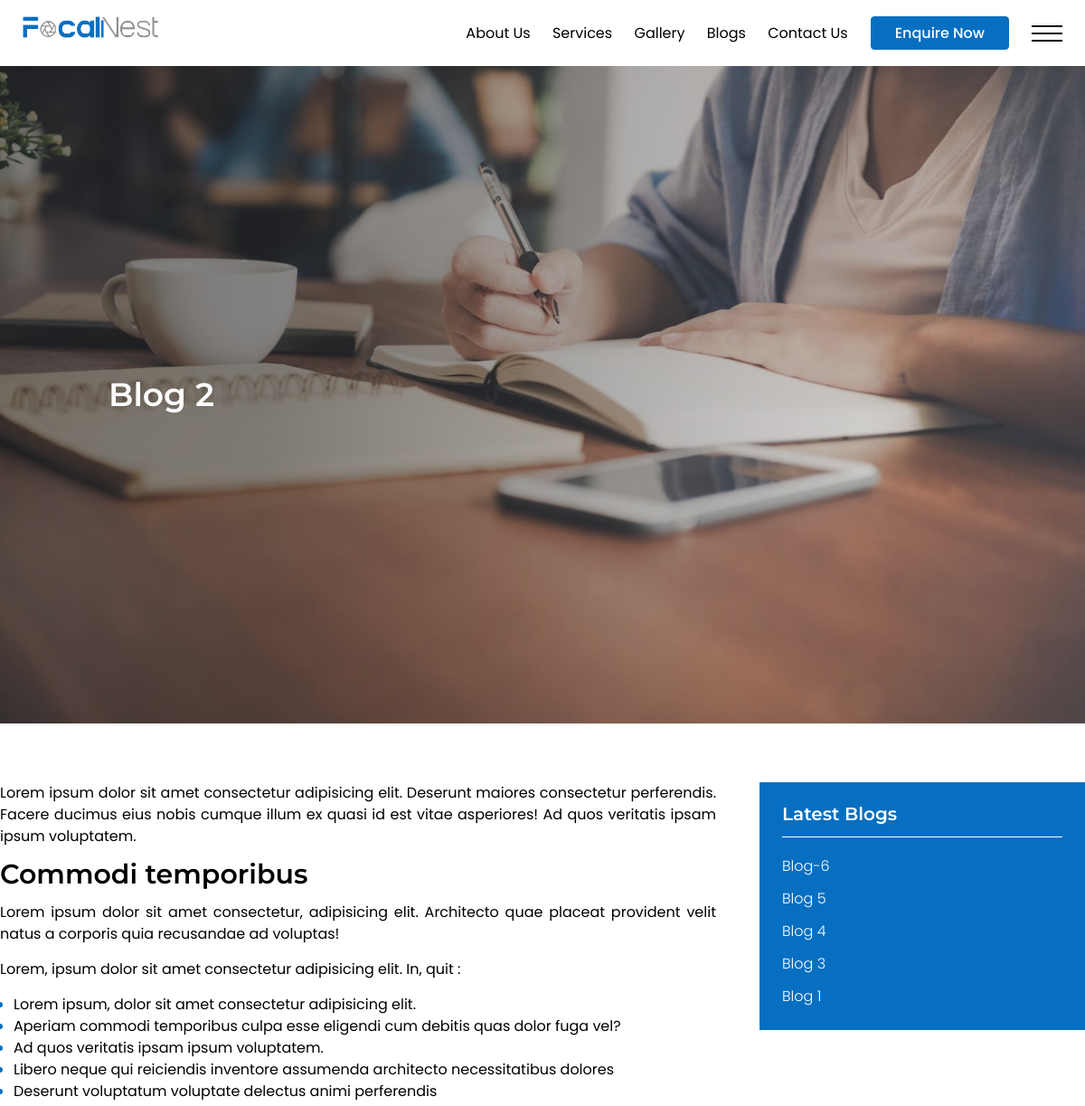
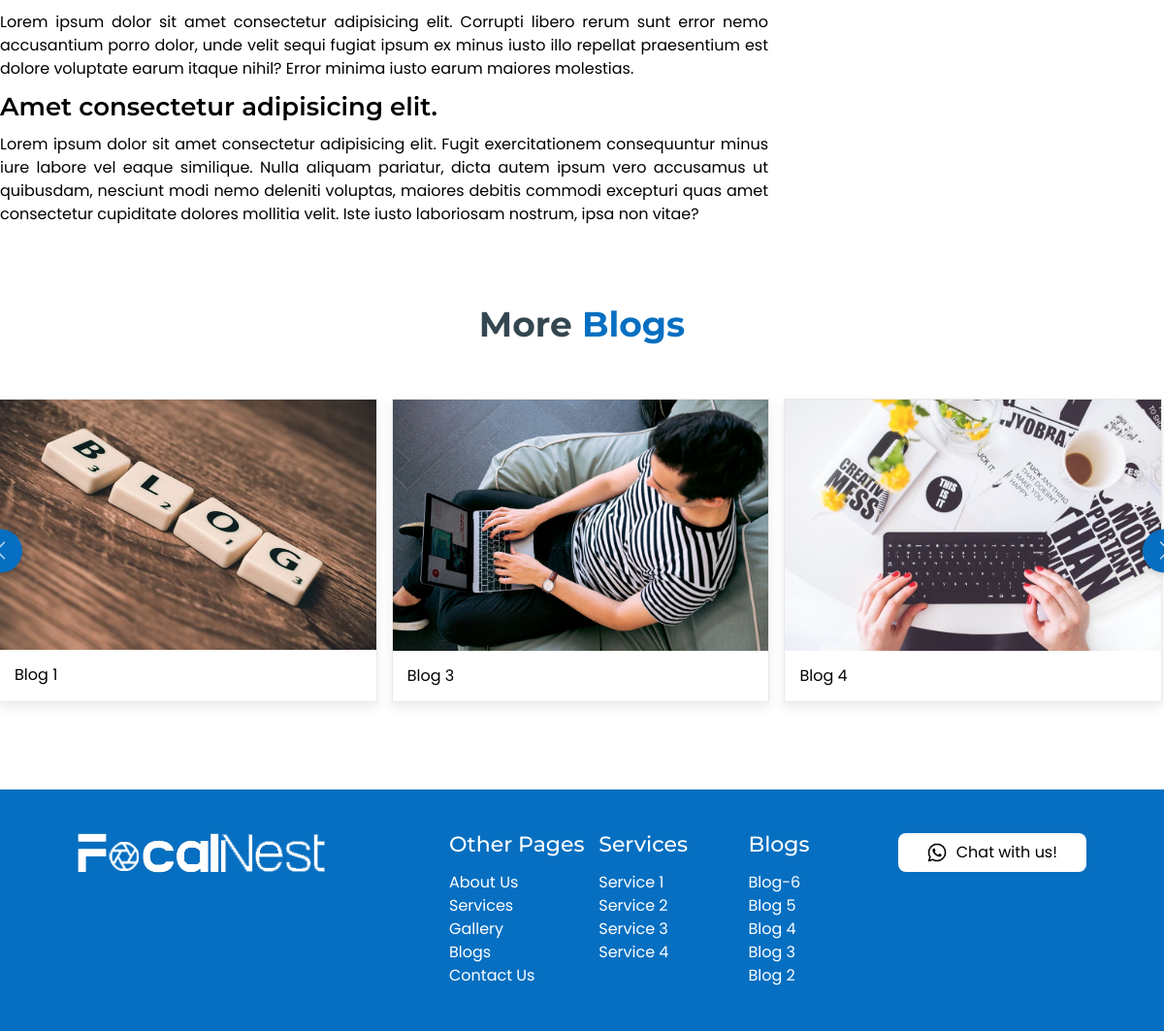
Page /blog/blog-2/ on the committed database (2 pictures, top to bottom).
### FocalNest/models.py (models this page shows, shortened)
class BlogPost(models.Model):
    Blog_title = models.CharField(max_length=200)
    Title_url = models.SlugField(unique=True, blank=True, null=True)
    image = models.ImageField(upload_to='Admin/blogimages/')
    content = RichTextField()
    class Meta:
        verbose_name = 'Blog'
        verbose_name_plural = 'Blogs'

class ServicePost(models.Model):
    title = models.CharField(max_length=200)
    Title_Url = models.SlugField(unique=True, blank=True, null=True)
    Service_image = models.ImageField(upload_to='Admin/Serviceicons/')
    Service_icon = models.ImageField(upload_to='Admin/Serviceimages/')
    Description = models.CharField(max_length=255,)
    content = RichTextField()
    class Meta:
        verbose_name = 'Service'
        verbose_name_plural = 'Services'

### FocalNest/views.py (the view)
# urls.py: path('blog/<slug:Title_url>/', views.blog_detail, name='blog_detail'),
def blog_detail(request, Title_url):
    post = get_object_or_404(BlogPost, Title_url=Title_url)
    more_blogs = BlogPost.objects.exclude(id=post.id)
    latest_posts = BlogPost.objects.exclude(id=post.id).order_by('-id')[:5]
    return render(request, 'blog-detail.html', {'post': post, 'more_posts': more_blogs, 'latest_posts': latest_posts})

### FocalNest/commoncontext.py (called while the page is built)
def common_data(request):
    allservices = ServicePost.objects.all()
    allblogs = BlogPost.objects.all().order_by('-id')
    recent_blogs = BlogPost.objects.all().order_by('-id')[:5]
    return {
        'services': allservices,
        'blogs': allblogs,
        'recentblogs': recent_blogs,
    }

### FocalNest/templates/blog-detail.html
{% extends "masterpage.html" %}
{% load static %}
{% block content %}
<main>
    <div class="blog-banner blog-detail-banner">
        <div class="bg"><img src="{{ post.image.url }}" alt=""></div>
        <div class="banner-wrapper">
            <div class="content">
                <h1>{{ post.Blog_title }}</h1>
            </div>
        </div>
    </div>
    <section>
        <div class="blogDetailSecA">
            <div class="container">
                <div class="flex">
                    <div class="colA">
                        <div class="content">
                            {{ post.content|safe }}
                        </div>
                    </div>
                    <div class="colB">
                        <div class="card">
                            <h4>Latest Blogs</h4>
                            <ul>
                                {% for latest_post in latest_posts %}
                                <li>
                                    <a href="{% url 'FocalNest:blog_detail' Title_url=latest_post.Title_url %}">
                                        {{latest_post.Blog_title}}
                                    </a>
                                </li>
                                {% endfor %}
                            </ul>
                        </div>
                    </div>
                </div>
            </div>
        </div>
    </section>
    <section>
        <div class="blogListingSecB">
            <div class="container">
                <div class="heading text-center">
                    <h3>More <span>Blogs</span></h3>
                </div>
                <div class="more-blog-slider owl-carousel">
                    {% for more_post in more_posts %}
                    <div class="col">
                        <a href="{% url 'FocalNest:blog_detail' Title_url=more_post.Title_url %}">
                            <figure><img src="{{ more_post.image.url }}" alt=""></figure>
                            <figcaption>{{ more_post.Blog_title }}</figcaption>
                        </a>
                    </div>
                    {% endfor %}
                </div>
            </div>
        </div>
    </section>
</main>
{% endblock %}

### FocalNest/templates/masterpage.html (shortened to what this page needs)
{% load static %}
<!DOCTYPE html>
<html lang="en">
<head>
    <link rel="stylesheet" href="{% static 'sass/style.css' %}">
    <link rel="stylesheet" href="{% static 'fonts/fonts.css' %}">
    <link rel="stylesheet" href="{% static 'css/owl.carousel.min.css' %}">
    <link rel="stylesheet" href="{% static 'css/fancybox.css' %}">
</head>
<body>
    <header>
        <div class="container-fluid">
            <div class="header-wrapper">
                <div class="flex">
                    <div class="colA">
                        <a href="/">
                            <img src="{% static 'images/logo.png' %}" alt="">
                        </a>
                    </div>
                    <div class="colB">
                        <nav>
                            <ul>
                                <li>
                                    <a href="">About Us</a>
                                </li>
                                <li>
                                    <a href="/service">Services</a>
                                </li>
                                <li>
                                    <a href="/gallery">Gallery</a>
                                </li>
                                <li>
                                    <a href="/blog">Blogs</a>
                                </li>
                                <li>
                                    <a href="">Contact Us</a>
                                </li>
                            </ul>
                        </nav>
                    </div>
                    <div class="colC">
                        <button class="enquire-btn">Enquire Now</button>
                        <div class="ham-menu">
                            <span></span>
                            <span></span>
                            <span></span>
                        </div>
                    </div>
                </div>
            </div>
        </div>
    </header>
    {% block content %}
    {% endblock %}
    <footer>
        <div class="container-fluid">
            <div class="footer-wrapper">
                <div class="flex">
                    <div class="colA">
                        <div class="logo"><a href="/"><img src="{% static 'images/logo.png' %}" alt=""></a></div>
                    </div>
                    <div class="colB">
                        <div class="col">
                            <h4>Other Pages</h4>
                            <ul>
                                <li>
                                    <a href="">About Us</a>
                                </li>
                                <li>
                                    <a href="/service">Services</a>
                                </li>
                                <li>
                                    <a href="/gallery">Gallery</a>
                                </li>
                                <li>
                                    <a href="/blog">Blogs</a>
                                </li>
                                <li>
                                    <a href="">Contact Us</a>
                                </li>
                            </ul>
                        </div>
                        <div class="col">
                            <h4>Services</h4>
                            <ul>
                                {% for service in services %}
                                    <li><a href="{% url 'FocalNest:service_detail' Title_url=service.Title_Url %}">{{ service.title }}</a></li>
                                {% endfor %}
                            </ul>
                        </div>
                        <div class="col">
                            <h4>Blogs</h4>
                            <ul>
                                {% for blog in recentblogs %}
                                    <li><a href="{% url 'FocalNest:blog_detail' Title_url=blog.Title_url %}">{{ blog.Blog_title }}</a></li>
                                {% endfor %}
                            </ul>
                        </div>
                    </div>
                    <div class="colC">
                        <div class="btn wtsp-button">
                            <a href=""><img src="{% static 'icons/whatsapp.png' %}" alt="">Chat with us!</a>
                        </div>
                    </div>
                </div>
            </div>
        </div>
    </footer>
</body>
</html>

### rows in the picture
BlogPost: image (picture), Blog_title "Blog 2", content "Lorem ipsum dolor sit amet consectetur adipisicing elit. Deserunt maiores consectetur perferendis. Facere ducimus eius nobis cumque illum ex quasi id est vitae asperiores! Ad quos veritatis ipsam ipsum voluptatem. Commodi temporibus Lorem ipsum dolor sit amet consectetur, adipisicing elit. Architecto quae placeat provident velit natus a corporis quia recusandae ad voluptas! Lorem, ipsum dolor sit amet consectetur adipisicing elit. In, quit : Lorem ipsum, dolor sit amet consectetur adipisicing elit. Aperiam commodi temporibus culpa esse eligendi cum debitis quas dolor fuga vel? Ad quos veritatis ipsam ipsum voluptatem. Libero neque qui reiciendis inventore assumenda architecto necessitatibus…"
BlogPost: Blog_title "Blog-6"
BlogPost: Blog_title "Blog 5"
BlogPost: Blog_title "Blog 4", image (picture)
BlogPost: Blog_title "Blog 3", image (picture)
BlogPost: Blog_title "Blog 1", image (picture)
ServicePost: title "Service 1"
ServicePost: title "Service 2"
ServicePost: title "Service 3"
ServicePost: title "Service 4"
